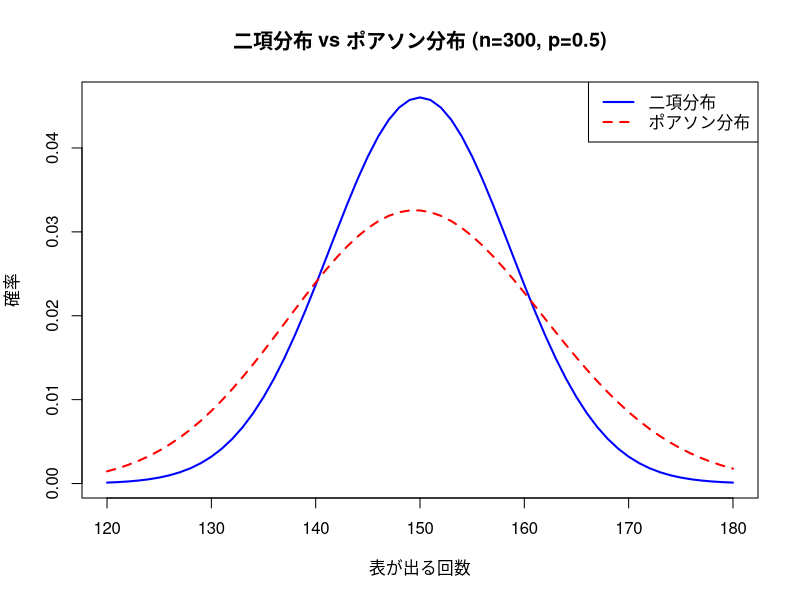

This chart was generated by the following R code:

main <- function() {
  cat("########################", "\n")
  cat("二項分布", "\n")
  # 硬貨を6回投げる

  n <- 6    # 試行回数
  p <- 0.5  # 表が出る確率

  # 4回以上表が出る確率
  # pbinom(3, ...) は「3回以下」の確率なので、1から引くことで「4回以上」を出す
  prob_4plus <- 1 - pbinom(3, size = n, prob = p)

  # ② 平均（期待値）
  E <- n * p

  # ③ 分散
  V <- n * p * (1 - p)

  cat("4回以上出る確率 :", prob_4plus, "\n")
  cat("平均（期待値）  :", E, "回\n")
  cat("分散           :", V, "\n")

  cat("########################", "\n")
  cat("ポアソン分布", "\n")
  # 条件設定
  n <- 300
  p <- 0.5
  lambda <- n * p  # 平均150回

  # 比較する「表が出る回数」の範囲（平均150の前後）
  x <- 120:180

  # それぞれの確率密度を計算
  prob_binomial <- dbinom(x, size = n, prob = p)
  prob_poisson  <- dpois(x, lambda = lambda)

  # グラフで比較
  plot(x, prob_binomial, type = "l", col = "blue", lwd = 2,
      main = "二項分布 vs ポアソン分布 (n=300, p=0.5)",
      xlab = "表が出る回数", ylab = "確率")
  lines(x, prob_poisson, col = "red", lwd = 2, lty = 2)
  legend("topright", legend = c("二項分布", "ポアソン分布"),
        col = c("blue", "red"), lty = c(1, 2), lwd = 2)

  cat("########################", "\n")
  cat("幾何分布", "\n")
  p <- 0.5  # 表が出る確率

  # 1. 期待値（表が出るまでに累積する「裏」の回数の平均）
  # 公式： (1-p) / p
  E <- (1 - p) / p

  # 2. 4回以上投げてもまだ表が出ない確率
  # つまり「3回連続で裏が出る」確率を1から引くか、
  # あるいは「4回目以降に初めて表が出る」確率を計算します。
  # pgeom(2, p) は「裏が0, 1, 2回（＝3回目までに表が出る）」確率
  prob_4_or_more <- 1 - pgeom(2, prob = p)

  # 3. 分散
  # 公式： (1-p) / p^2
  V <- (1 - p) / (p^2)

  cat("1. 表が出るまでの「裏」の回数（平均）:", E, "回\n")
  cat("   (つまり平均", E + 1, "回目に表が出る)\n\n")
  cat("2. 4回以上投げても表が出ない確率    :", prob_4_or_more * 100, "%\n")
  cat("   (4連続以上裏が出る確率と同じ)\n\n")
  cat("3. 分散                             :", V, "\n")
  cat("   標準偏差                         :", sqrt(V), "\n")
}



main()
